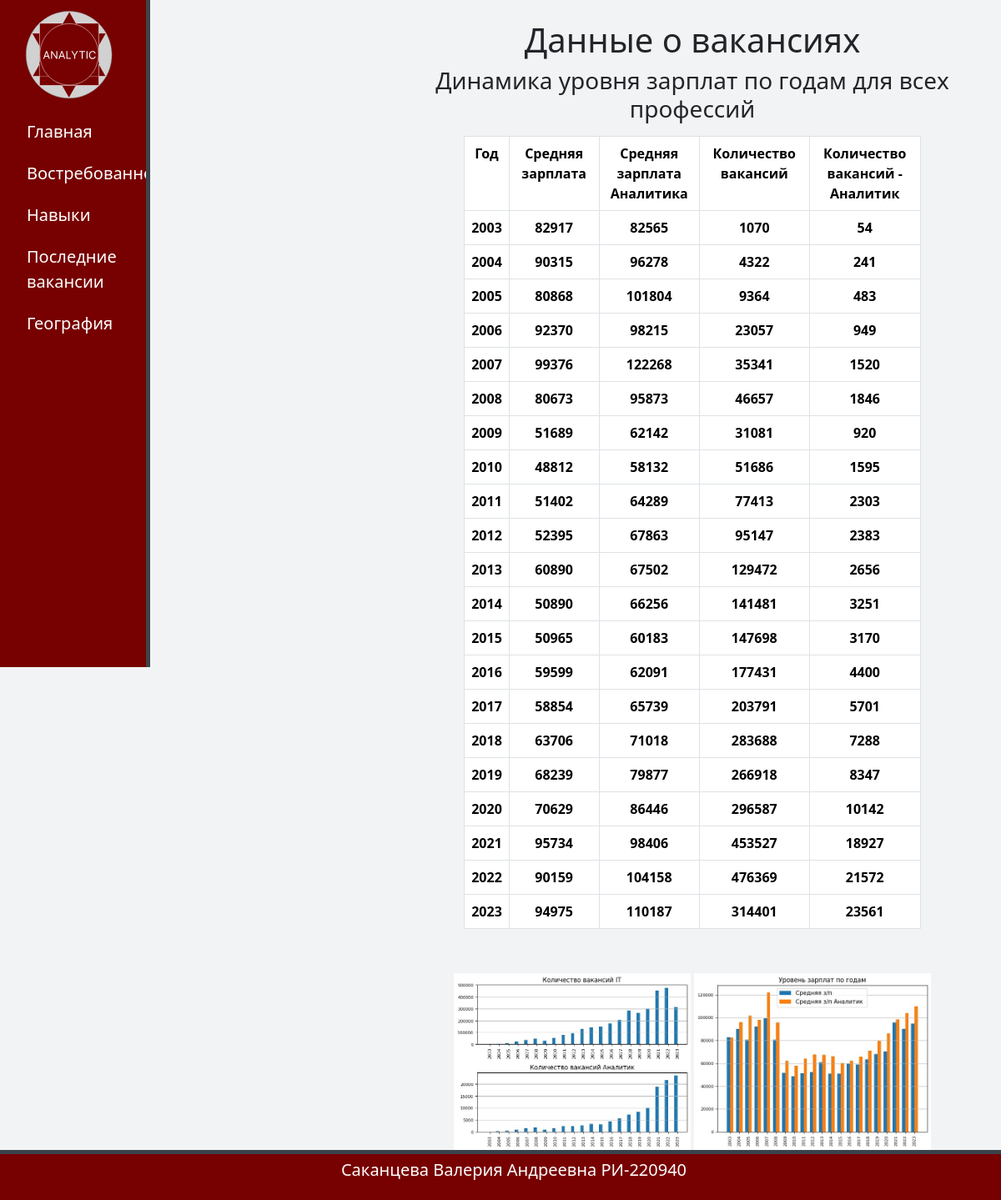
Screenshot of /info with the database file from the repository.
### main/models.py (models this page shows)
class Demand(models.Model):
    title = models.CharField(
        'Заголовок',
        max_length=100,
        default='demand'
    )
    text = models.TextField('Текст', default=None)
    graph_left = models.ImageField(
        'График №2',
        default=None,
        upload_to='demand'
    )
    graph_right = models.ImageField(
        'График №1',
        default=None,
        upload_to='demand'
    )

### main/views.py (the view)
# urls.py: path('info', views.info, name='info'),
def info(request):
    infopage = Demand.objects.all()[0]
    return render(
        request,
        'main/info.html',
        context={
            'infopage': infopage,
        }
    )

### main/templates/main/info.html (shortened to what this page needs)
{% extends 'main/mainpage.html' %}
{% load static %}
{% block content %}
    <div class = 'relevance' style="text-align: center">
         {{ infopage.text|safe }}
        <div style="padding: 30px 10% 0 10%">
            <img width="48%" src="{{ infopage.graph_left.url }}"/>
            <img width="48%" src="{{ infopage.graph_right.url }}"/>
        </div>
    </div>
{% endblock %}

### main/templates/main/mainpage.html (shortened to what this page needs)
{% load static %}
<!doctype html>
<html lang="ru">
<head>
    <link rel="stylesheet" href="https://cdn.jsdelivr.net/npm/bootstrap@5.3.2/dist/css/bootstrap.min.css">
    <link rel="stylesheet" href="{% static 'main/css/main.css' %}">
</head>
<body>
    <aside>
        <a href="{% url 'home' %}"><img src="{% static 'main/img/logo.svg' %}" alt ='Логотип' class="logo"></a>
        <ul>
            <a href="{% url 'home' %}"><li> Главная</li></a>
            <a href="{% url 'info' %}"><li> Востребованность</li></a>
            <a href="{% url 'skills' %}"><li> Навыки</li></a>
            <a href="{% url 'vacancies' %}"><li> Последние вакансии</li></a>
            <a href="{% url 'geography' %}"><li> География</li></a>
        </ul>
    </aside>
    <main>
        {% block content %}
        {% endblock %}
    </main>
    <footer>
        <ul>
            <li>Саканцева Валерия Андреевна РИ-220940</li>
        </ul>
    </footer>
</body>
</html>

### static/main/css/main.css (style rules this page uses)
body { min-weight:20%; background: #f2f3f4; display: flex; flex-direction: column; }
.logo { width:150px; padding-left:30px; }
aside { float: left; height: 100vh; position: fixed; overflow-x: hidden; width: 15%; padding: 2,5%; background: #770000; border-right: 5px solid #3b444b; }
aside ul { padding-top: 2%; list-style: none; }
aside ul li { display: block; margin-top: 20px; transition: all .3s ease; font-size:20px; color: #ffffff; }
main { display:block; float: left; margin-left:310px; margin-top: 24px; }
.relevance { margin-left:150px; }
footer { position: sticky(bottom); width: 100%; padding: 10px 10px; background: #770000; display: flex; justify-content: center; align-items: center; border-top: 5px solid #3b444b; height:60px; flex-shrink: 0; }
footer ul { list-style: none; }
footer ul li { display: block; transition: all .3s ease; font-size:20px; color: #ffffff; }
h3 { text-align:center; }

### main/templates/main/mainpage.html (style rules this page uses)
a { text-decoration: none; }

### rows the page displays
Demand: text "Данные о вакансиях Динамика уровня зарплат по годам для всех профессий Год Средняя зарплата Средняя зарплата Аналитика Количество вакансий Количество вакансий - Аналитик 2003 82917 82565 1070 54 2004 90315 96278 4322 241 2005 80868 101804 9364 483 2006 92370 98215 23057 949 2007 99376 122268 35341 1520 2008 80673 95873 46657 1846 2009 51689 62142 31081 920 2010 48812 58132 51686 1595 2011 51402 64289 77413 2303 2012 52395 67863 95147 2383 2013 60890 67502 129472 2656 2014 50890 66256 141481 3251 2015 50965 60183 147698 3170 2016 59599 62091 177431 4400 2017 58854 65739 203791 5701 2018 63706 71018 283688 7288 2019 68239 79877 266918 8347 2020 70629 86446 296587 10142 2021 95734 98406 453527…", graph_left (picture), graph_right (picture)
